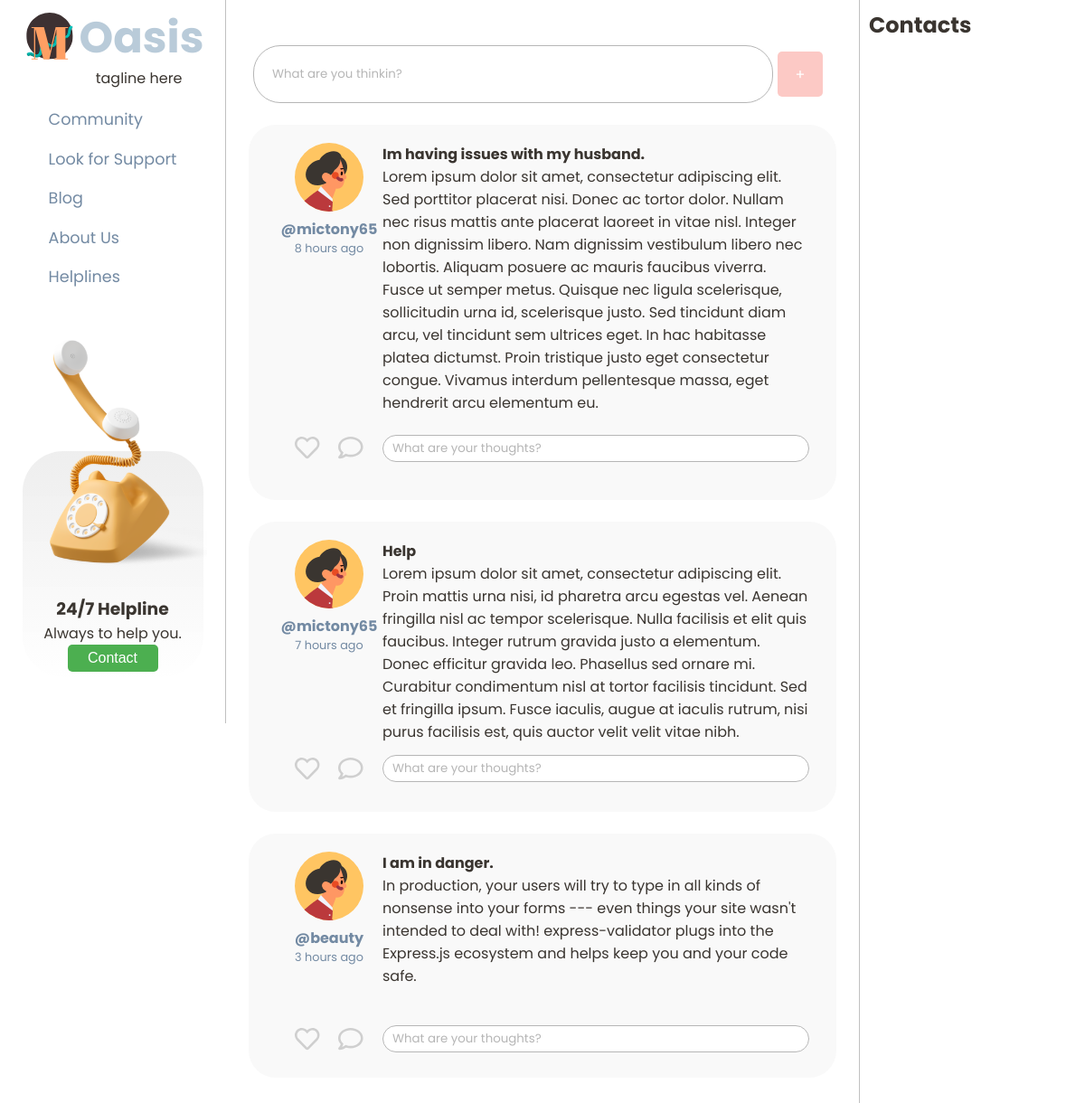
The page / on the database its author committed.
### forum/models.py (models this page shows, shortened)
class Post(models.Model):
    category = models.ManyToManyField(Category, related_name="categories", blank=True)
    user = models.ForeignKey(ForumUser, on_delete=models.CASCADE, related_name="posts")
    title = models.CharField(max_length=90)
    content = models.TextField(blank=False)
    date = models.DateTimeField(auto_now_add=True)
    likes = models.ManyToManyField(ForumUser, related_name="likes", blank=True)
    def get_date(self):
        return humanize.naturaltime(self.date)
    class Meta:
        verbose_name = "Post"
        verbose_name_plural = "Posts"

### forum/views.py (the view)
# urls.py: path('', home_view, name='home'),
def home_view(request, *args, **kwargs):
    context = {
        'posts': Post.objects.all(),
    }
    print(context['posts'][0].date)
    return render(request, 'home.html', context)

### forum/templates/home.html (shortened to what this page needs)
{% extends 'base.html' %}
{% load static %}
{% block content %}
<div class=" main centered">
    <div id="new-post">
        <a class="  fake-input" href="{% url 'new_post' %}">
            <input class="rounded personal" type="text" value="What are you thinkin?">
        </a>
        <a id="new-post-button" href="{% url 'new_post' %}">+</a>
    </div>
    <div class="thread-list">
        {% for post in posts %}
        <div class="rounded post">
            <div class="post-top">
                <div class="post-author">
                    <div class="user-image">
                        <img src="{% static 'images/profile_pic_placeholder.svg' %}">
                    </div>
                    <h4 class="post-username">@{{ post.user.username }}</h4>
                    <p class="post-time">{{ post.get_date}}</p>
                </div>
                <div class="post-content">
                    <p class="post-title">{{ post.title }}</p>
                    <p class="post-text">{{ post.content }}</p>
                </div>
            </div>
            <div class="post-bottom">
                <img class="post-actions" src="{% static 'images/icons.svg' %}">
                <div class="comment-box">
                    <form>
                        <input class="rounded personal" type="text" value="What are your thoughts?">
                    </form>
                </div>
            </div>
        </div>
        {% endfor %}
    </div>
</div>
<div class="right">
    <h2>Contacts</h2>
</div>
{% endblock%}

### forum/templates/base.html (shortened to what this page needs)
{% load static %}
<!DOCTYPE html>
<html lang="en">
<head>
    <link rel="stylesheet" type='text/css' href="{% static 'css/styles.css' %}">
</head>
<body>
    {% include 'nav.html' %}
    {% block content %}{% endblock content %}
</body>
</html>

### forum/templates/nav.html
{% load static %}
<header>
    <div class="title">
        <div>
    <a href="{% url 'home' %}" ><img id="logo" src="{% static 'images/logo.svg' %}" type="image/svg+xml"></a>
            <p>Oasis</p>
        </div>
        <div class="tagline">tagline here</div>
    </div>
    <div class="nav">
        <ul>
            <li><a href="{% url 'home' %}">Community</a></li>
            <li><a href="">Look for Support</a></li>
            <li><a href="">Blog</a></li>
            <li><a href="">About Us</a></li>
            <li><a href="">Helplines</a></li>
        </ul>
    </div>
    <div class="site-helpline">
        <div class="gradient-box">
            <h3>24/7 Helpline</h3>
            <p>Always to help you.</p>
            <button id="contact-button">Contact</button>
        </div>
        <img id="helpline-pic" src="{% static 'images/telephone.svg'  %}" >
    </div>
</header>

### forum/static/css/styles.css (style rules this page uses)
:root { --platinum: #eae7e2ff; --alice-blue: #d7e2e8ff; --beau-blue: #b9cbd9ff; --baby-pink: #fcc9c5ff; --misty-rose: #feddd8ff; --light-cyan: #cfe3e2ff; --text-color: #3A3530; --light-text: #B6B6B6; --poppins: 'Poppins', sans-serif; }
* { margin: 0; padding: 0; }
*, *::before, *::after { box-sizing: border-box; }
html { height: 100vh; }
body { color: var(--text-color); font-family: var(--poppins); display: flex; align-items: flex-start; justify-content: center; margin: 0; padding: 0; width: 100%; min-height: 100%; }
header { position: fixed; display: flex; flex-direction: column; align-items: center; z-index: 20; width: 250px; height: 100vh; top: 0; left: 0; border-right: 1px solid rgba(77, 77, 77, 0.35); }
.right { padding: 10px; border-left: 1px solid rgba(77, 77, 77, 0.35); position:fixed; width: 250px; height: 100%; right:0; top: 0; }
.title { padding-top: 10px; position: relative; display: flex; flex-flow: column wrap; align-items: flex-end; font-weight: bold; font-size: 3rem; font-family: var(--poppins); color: var(--beau-blue); }
.title div { display: flex; flex-direction: row; align-items: center; max-height: 64px; }
.tagline { color: var(--text-color); font-weight: normal; font-size: 1rem; margin-right: 1.5rem; }
#logo { float: left; max-height: 64px; width: auto; }
.nav { display: flex; height: 50%; }
.nav ul { display: flex; flex-flow: column nowrap; justify-content: space-between; padding: 20px 0px; height: 60%; }
.nav li { list-style-type: none; }
.nav li a { text-decoration: none; color: #738AA3; font-size: 1.1rem; }
.site-helpline { position: relative; }
.gradient-box { width: 200px; height: 250px; background: linear-gradient(180deg, #EEEEEE 0%, rgba(234, 231, 226, 0) 100%); border-radius: 45px; display: flex; flex-flow: column nowrap; align-items: center; padding-top: 80%; }
#contact-button { width: 100px; height: 30px; background-color: #4caf50; border: none; color: white; padding: 2px; text-align: center; text-decoration: none; font-size: 16px; border-radius: 5px; }
#new-post { display: grid; grid-template-columns: 9fr 1fr; align-items: center; height: 64px; }
#new-post .fake-input { display: flex; align-items: center; width: 100%; padding: 0px 5px; text-decoration: inherit; color: inherit; height: 100%; }
#new-post a input { width: 100%; height: 100%; padding: 5px 20px; }
#new-post-button { width: 50px; height: 50px; display: flex; align-items: center; justify-content: center; background-color: #FCC9C5; border: none; color: white; padding: 2px; text-decoration: none; font-size: 16px; border-radius: 5px; }
#helpline-pic { position:absolute; left:30px; bottom:120px; }
.main { display:flex; flex-direction: column ; padding: 0px 225px; margin: 50px 50px; }
.post { display: grid; grid-template-rows: 8fr 2fr; margin: 24px 0px; padding: 20px 30px; min-height: 270px; overflow-y:hidden; background-color: #F9F9F9; font-size: 1rem; }
.post-top { display: grid; grid-template-columns: 2fr 8fr; }
.post-title { font-weight: bold; }
.post-bottom { display: grid; grid-template-columns: 2fr 8fr; align-items: center; }
.post-actions { display: flex; justify-self: center; align-items: center; }
.post-author { color: #738AA3; text-align: center; }
.post-time { font-size: .8rem; }
.rounded { border-radius: 30px; }
.personal { font-family: inherit; color:var(--light-text); border: solid 1px var(--light-text); }
.comment-box .personal { width: 100%; height: 30px; padding: 5px 10px; }

### rows shown on the page
Post: user.username "mictony65", get_date "8 hours ago", title "Im having issues with my husband.", content "Lorem ipsum dolor sit amet, consectetur adipiscing elit. Sed porttitor placerat nisi. Donec ac tortor dolor. Nullam nec risus mattis ante placerat laoreet in vitae nisl. Integer non dignissim libero. Nam dignissim vestibulum libero nec lobortis. Aliquam posuere ac mauris faucibus viverra. Fusce ut semper metus. Quisque nec ligula scelerisque, sollicitudin urna id, scelerisque justo. Sed tincidunt diam arcu, vel tincidunt sem ultrices eget. In hac habitasse platea dictumst. Proin tristique justo eget consectetur congue. Vivamus interdum pellentesque massa, eget hendrerit arcu elementum eu."
Post: user.username "mictony65", get_date "7 hours ago", title "Help", content "Lorem ipsum dolor sit amet, consectetur adipiscing elit. Proin mattis urna nisi, id pharetra arcu egestas vel. Aenean fringilla nisl ac tempor scelerisque. Nulla facilisis et elit quis faucibus. Integer rutrum gravida justo a elementum. Donec efficitur gravida leo. Phasellus sed ornare mi. Curabitur condimentum nisl at tortor facilisis tincidunt. Sed et fringilla ipsum. Fusce iaculis, augue at iaculis rutrum, nisi purus facilisis est, quis auctor velit velit vitae nibh."
Post: user.username "beauty", get_date "3 hours ago", title "I am in danger.", content "In production, your users will try to type in all kinds of nonsense into your forms --- even things your site wasn't intended to deal with! express-validator plugs into the Express.js ecosystem and helps keep you and your code safe."
